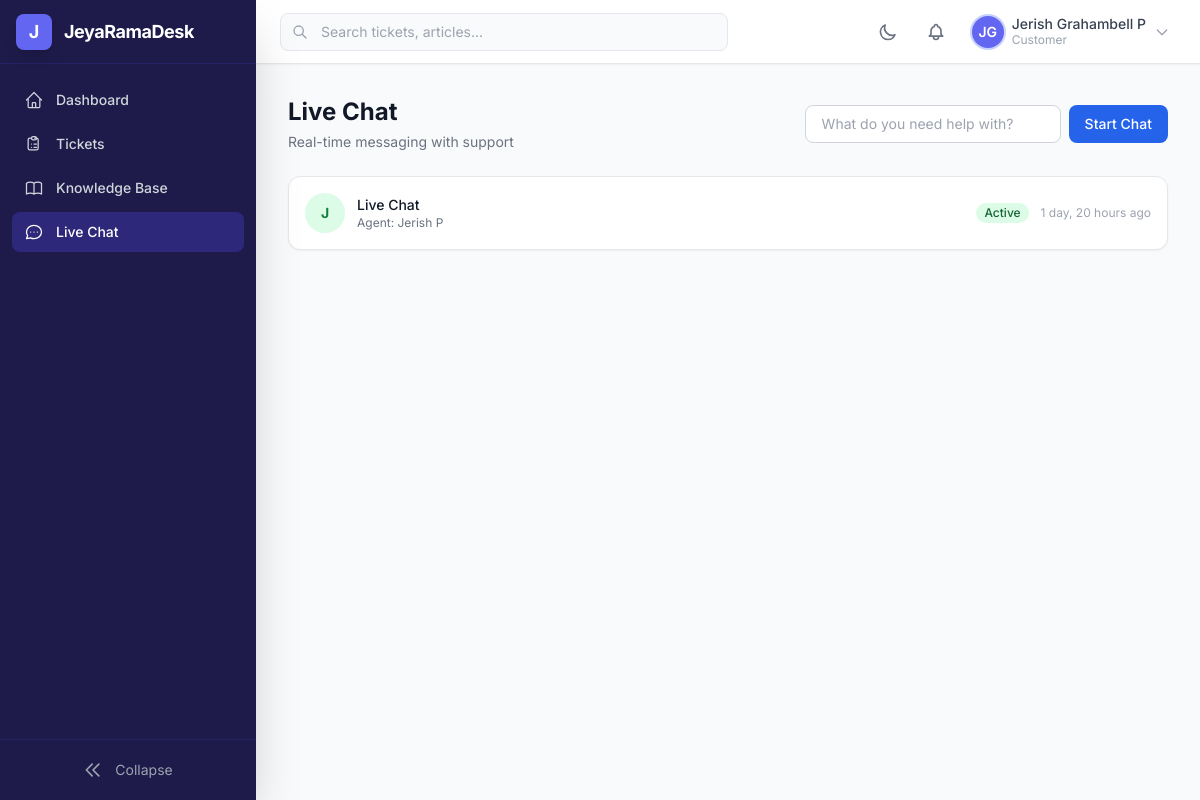
/desk/chat/ (signed in), run on an earlier commit of the app's database.
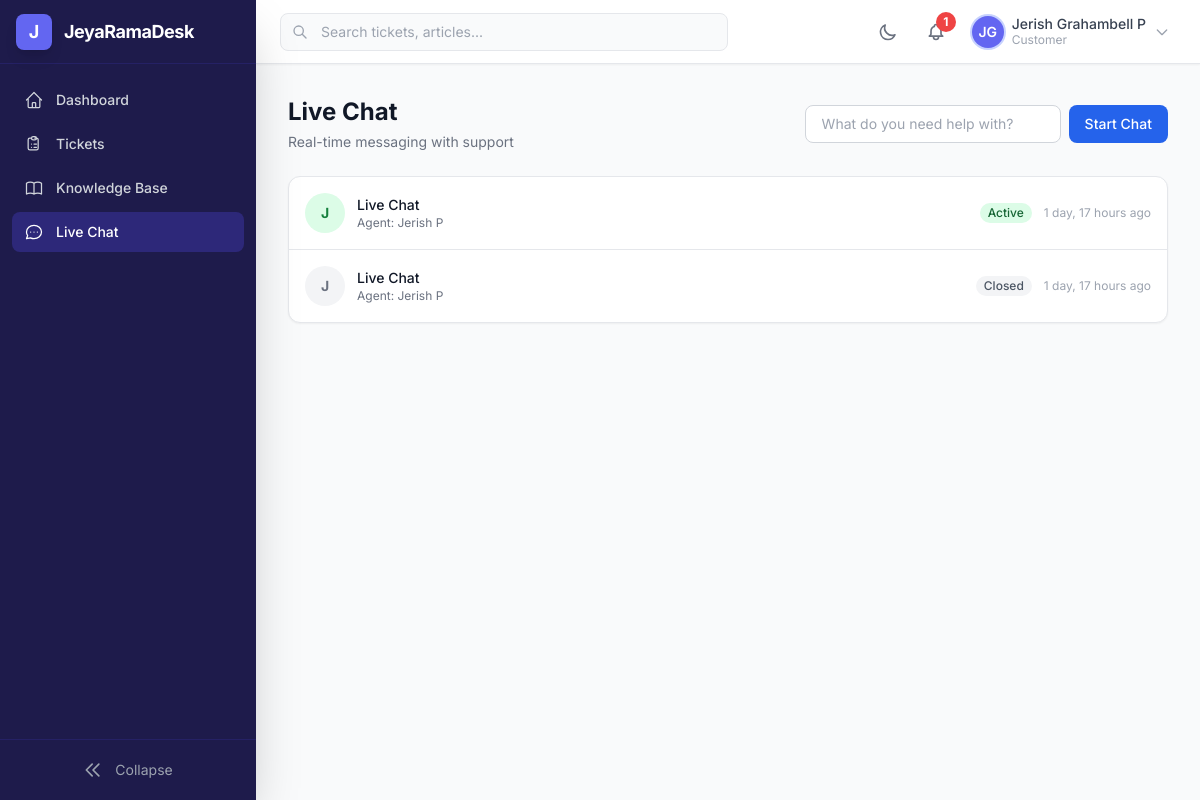
And on a later commit of the database.
### livechat/models.py (models this page shows, shortened)
class ChatRoom(models.Model):
    class Status(models.TextChoices):
        WAITING   = 'waiting',   'Waiting for Agent'
        ACTIVE    = 'active',    'Active'
        CLOSED    = 'closed',    'Closed'
    id = models.UUIDField(primary_key=True, default=uuid.uuid4, editable=False)
    customer = models.ForeignKey(
        settings.AUTH_USER_MODEL,
        on_delete=models.CASCADE,
        related_name='chat_rooms_as_customer',
    )
    agent = models.ForeignKey(
        settings.AUTH_USER_MODEL,
        on_delete=models.SET_NULL,
        null=True, blank=True,
        related_name='chat_rooms_as_agent',
    )
    ticket = models.ForeignKey(
        'tickets.Ticket',
        on_delete=models.SET_NULL,
        null=True, blank=True,
        related_name='chat_rooms',
        help_text='Linked support ticket (optional).',
    )
    subject = models.CharField(max_length=255, default='Live Chat')
    status = models.CharField(
        max_length=10,
        choices=Status.choices,
        default=Status.WAITING,
        db_index=True,
    )
    created_at = models.DateTimeField(auto_now_add=True)
    updated_at = models.DateTimeField(auto_now=True)
    closed_at = models.DateTimeField(null=True, blank=True)
    class Meta:
        ordering = ['-updated_at']
        indexes = [
            models.Index(fields=['customer', 'status'], name='idx_chat_cust_status'),
            models.Index(fields=['agent', 'status'], name='idx_chat_agent_status'),
            models.Index(fields=['-updated_at'], name='idx_chat_updated'),
        ]

### accounts/models.py (models this page shows, shortened)
class User(AbstractBaseUser, PermissionsMixin):
    class Role(models.TextChoices):
        SUPERADMIN = 'superadmin', 'Super Admin'
        MANAGER = 'manager', 'Manager'
        AGENT = 'agent', 'Agent'
        CUSTOMER = 'customer', 'Customer'
    id = models.UUIDField(primary_key=True, default=uuid.uuid4, editable=False)
    email = models.EmailField('Email Address', unique=True, db_index=True)
    first_name = models.CharField('First Name', max_length=150)
    last_name = models.CharField('Last Name', max_length=150)
    phone = models.CharField('Phone Number', max_length=20, blank=True, default='')
    address = models.TextField('Address', blank=True, default='')
    avatar = models.ImageField(
        'Profile Picture',
        upload_to='avatars/%Y/%m/',
        blank=True,
        null=True,
    )
    role = models.CharField(
        'Role',
        max_length=20,
        choices=Role.choices,
        default=Role.CUSTOMER,
        db_index=True,
    )
    department = models.CharField(max_length=100, blank=True, default='')
    job_title = models.CharField(max_length=100, blank=True, default='')
    is_active = models.BooleanField('Active', default=True, db_index=True)
    is_staff = models.BooleanField('Staff Status', default=False)
    is_online = models.BooleanField('Online', default=False)
    is_profile_completed = models.BooleanField('Profile Completed', default=False)
    date_joined = models.DateTimeField('Date Joined', default=timezone.now)
    last_login = models.DateTimeField('Last Login', blank=True, null=True)
    updated_at = models.DateTimeField('Updated At', auto_now=True)
    timezone_pref = models.CharField(
        'Timezone', max_length=50, default='UTC',
    )
    email_notifications = models.BooleanField(default=True)
    dark_mode = models.BooleanField(default=False)
    objects = UserManager()
    USERNAME_FIELD = 'email'
    REQUIRED_FIELDS = ['first_name', 'last_name']
    class Meta:
        db_table = 'jrd_users'
        verbose_name = 'User'
        verbose_name_plural = 'Users'
        ordering = ['-date_joined']
        indexes = [
            models.Index(fields=['role', 'is_active'], name='idx_user_role_active'),
            models.Index(fields=['email'], name='idx_user_email'),
            models.Index(fields=['date_joined'], name='idx_user_joined'),
        ]
    @property
    def full_name(self):
        return f'{self.first_name} {self.last_name}'.strip()
    @property
    def initials(self):
        return f'{self.first_name[:1]}{self.last_name[:1]}'.upper()
    @property
    def is_staff_member(self):
        return self.role in (self.Role.SUPERADMIN, self.Role.MANAGER, self.Role.AGENT)

### livechat/views.py (the view)
# urls.py: path('', views.chat_room_list, name='room_list'),
@login_required
def chat_room_list(request):
    user = request.user
    if user.role in ('superadmin', 'manager', 'agent'):
        rooms = ChatRoom.objects.filter(
            models_q_agent(user)
        ).select_related('customer', 'agent')
    else:
        rooms = ChatRoom.objects.filter(
            customer=user
        ).select_related('customer', 'agent')
    waiting_rooms = ChatRoom.objects.filter(status='waiting').select_related('customer') if user.role != 'customer' else None
    return render(request, 'livechat/room_list.html', {
        'rooms': rooms,
        'waiting_rooms': waiting_rooms,
    })

### notifications/context_processors.py (called while the page is built)
def unread_notifications_count(request):
    if request.user.is_authenticated:
        return {
            'unread_notifications_count': Notification.objects.filter(
                user=request.user,
                is_read=False,
            ).count()
        }
    return {'unread_notifications_count': 0}

### templates/livechat/room_list.html (shortened to what this page needs)
{% extends 'base.html' %}
{% block content %}
<div class="space-y-6">
    <div class="flex flex-col sm:flex-row sm:items-center sm:justify-between gap-4">
        <div>
            <h1 class="text-2xl font-bold text-gray-900 dark:text-white">Live Chat</h1>
            <p class="text-sm text-gray-500 dark:text-gray-400 mt-1">Real-time messaging with support</p>
        </div>
        {% if request.user.role == 'customer' %}
        <form method="post" action="{% url 'livechat:start_chat' %}" class="flex gap-2">
            <input type="text" name="subject" placeholder="What do you need help with?"
                   class="rounded-lg border border-gray-300 dark:border-gray-600 bg-white dark:bg-gray-700 text-gray-900 dark:text-white px-4 py-2 text-sm w-64 focus:ring-2 focus:ring-blue-500">
            <button type="submit"
                    class="px-4 py-2 bg-blue-600 text-white text-sm font-medium rounded-lg hover:bg-blue-700 transition">
                Start Chat
            </button>
        </form>
        {% endif %}
    </div>
    <div class="bg-white dark:bg-gray-800 rounded-xl shadow-sm border border-gray-200 dark:border-gray-700 divide-y divide-gray-200 dark:divide-gray-700 overflow-hidden">
        {% for room in rooms %}
        <a href="{% url 'livechat:room' room.pk %}"
           class="flex items-center justify-between p-4 hover:bg-gray-50 dark:hover:bg-gray-700/30 transition">
            <div class="flex items-center gap-3 min-w-0">
                <div class="flex-shrink-0 w-10 h-10 rounded-full flex items-center justify-center text-sm font-bold
                    {% if room.status == 'active' %}bg-green-100 text-green-700 dark:bg-green-900/30 dark:text-green-400
                    {% elif room.status == 'waiting' %}bg-yellow-100 text-yellow-700 dark:bg-yellow-900/30 dark:text-yellow-400
                    {% else %}bg-gray-100 text-gray-500 dark:bg-gray-700 dark:text-gray-400{% endif %}">
                    {% if request.user.role == 'customer' %}
                        {{ room.agent.first_name|default:"?" |first }}
                    {% else %}
                        {{ room.customer.first_name|default:"?" |first }}
                    {% endif %}
                </div>
                <div class="min-w-0">
                    <p class="text-sm font-medium text-gray-900 dark:text-white truncate">{{ room.subject }}</p>
                    <p class="text-xs text-gray-500 dark:text-gray-400">
                        {% if request.user.role == 'customer' %}
                            Agent: {{ room.agent.full_name|default:"Waiting..." }}
                        {% else %}
                            {{ room.customer.full_name|default:room.customer.email }}
                        {% endif %}
                    </p>
                </div>
            </div>
            <div class="flex items-center gap-3 flex-shrink-0">
                <span class="inline-flex items-center px-2 py-0.5 rounded-full text-xs font-medium
                    {% if room.status == 'active' %}bg-green-100 text-green-800 dark:bg-green-900/30 dark:text-green-400
                    {% elif room.status == 'waiting' %}bg-yellow-100 text-yellow-800 dark:bg-yellow-900/30 dark:text-yellow-400
                    {% else %}bg-gray-100 text-gray-600 dark:bg-gray-700 dark:text-gray-400{% endif %}">
                    {{ room.get_status_display }}
                </span>
                <span class="text-xs text-gray-400">{{ room.updated_at|timesince }} ago</span>
            </div>
        </a>
        {% endfor %}
    </div>
</div>
{% endblock %}

### templates/includes/topbar.html (shortened to what this page needs)
<header class="h-16 bg-white dark:bg-gray-800 border-b border-gray-200 dark:border-gray-700 flex items-center px-4 md:px-6 shadow-sm z-30">
    <div class="hidden md:flex items-center flex-1 max-w-md">
        <div class="relative w-full">
            <div class="absolute inset-y-0 left-0 pl-3 flex items-center pointer-events-none">
            </div>
            <input type="text" placeholder="Search tickets, articles..."
                   class="w-full pl-10 pr-4 py-2 border border-gray-200 dark:border-gray-600 rounded-lg
                          bg-gray-50 dark:bg-gray-700 text-sm text-gray-900 dark:text-gray-100
                          focus:ring-2 focus:ring-primary-500 focus:border-transparent
                          placeholder-gray-400 transition-colors">
        </div>
    </div>
    <div class="flex items-center ml-auto space-x-3">
        <button @click="darkMode = !darkMode; localStorage.setItem('darkMode', darkMode)"
                class="p-2 rounded-lg text-gray-500 hover:bg-gray-100 dark:text-gray-400 dark:hover:bg-gray-700 transition-colors">
            <svg x-show="!darkMode" class="w-5 h-5" fill="none" stroke="currentColor" viewBox="0 0 24 24">
                <path stroke-linecap="round" stroke-linejoin="round" stroke-width="2"
                      d="M20.354 15.354A9 9 0 018.646 3.646 9.003 9.003 0 0012 21a9.003 9.003 0 008.354-5.646z"/>
            </svg>
        </button>
        <a href="{% url 'notifications:list' %}"
           class="relative p-2 rounded-lg text-gray-500 hover:bg-gray-100 dark:text-gray-400 dark:hover:bg-gray-700 transition-colors">
            {% if unread_notifications_count %}
            <span class="absolute -top-0.5 -right-0.5 w-5 h-5 bg-red-500 text-white text-xs font-bold rounded-full flex items-center justify-center">
                {{ unread_notifications_count }}
            </span>
            {% endif %}
        </a>
        <div x-data="{ profileOpen: false }" class="relative">
            <button @click="profileOpen = !profileOpen" @click.outside="profileOpen = false"
                    class="flex items-center space-x-2 p-1.5 rounded-lg hover:bg-gray-100 dark:hover:bg-gray-700 transition-colors">
                {% if user.avatar %}
                <img src="{{ user.avatar.url }}" alt="{{ user.full_name }}"
                     class="w-8 h-8 rounded-full object-cover ring-2 ring-primary-200">
                {% else %}
                <div class="w-8 h-8 rounded-full bg-primary-500 flex items-center justify-center text-white text-sm font-semibold ring-2 ring-primary-200">
                    {{ user.initials }}
                </div>
                {% endif %}
                <div class="hidden md:block text-left">
                    <p class="text-sm font-medium text-gray-700 dark:text-gray-200 leading-tight">{{ user.full_name }}</p>
                    <p class="text-xs text-gray-400 capitalize">{{ user.role }}</p>
                </div>
                <svg class="w-4 h-4 text-gray-400 hidden md:block" fill="none" stroke="currentColor" viewBox="0 0 24 24">
                    <path stroke-linecap="round" stroke-linejoin="round" stroke-width="2" d="M19 9l-7 7-7-7"/>
                </svg>
            </button>
        </div>
    </div>
</header>

What changed in the data, as far as the page shows it:
added ChatRoom: agent.first_name|first "J", subject "Live Chat", agent.full_name "Jerish P", status "Active", updated_at "1 day, 17 hours"
changed ChatRoom: status "Active" → "Closed"; updated_at "1 day, 20 hours" → "1 day, 17 hours"
Also different on the page:
{{ unread_notifications_count }}: (not shown) → "1"
